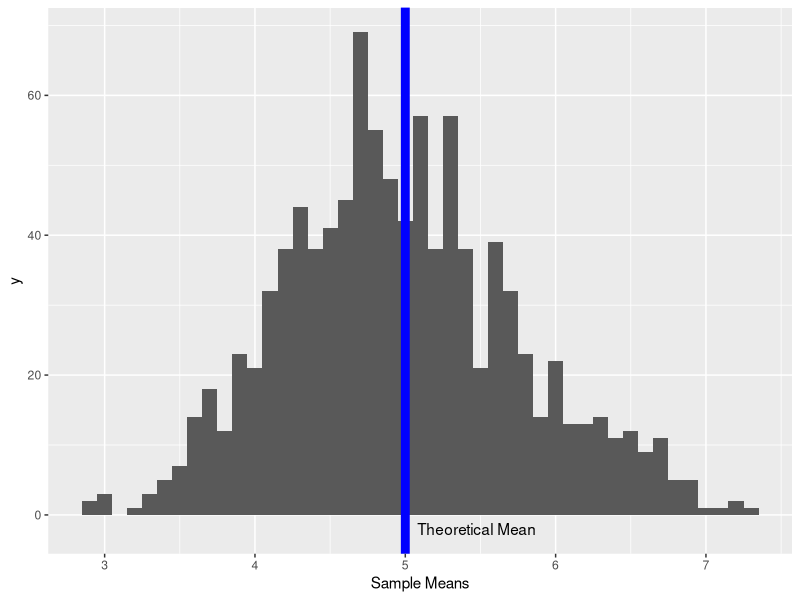
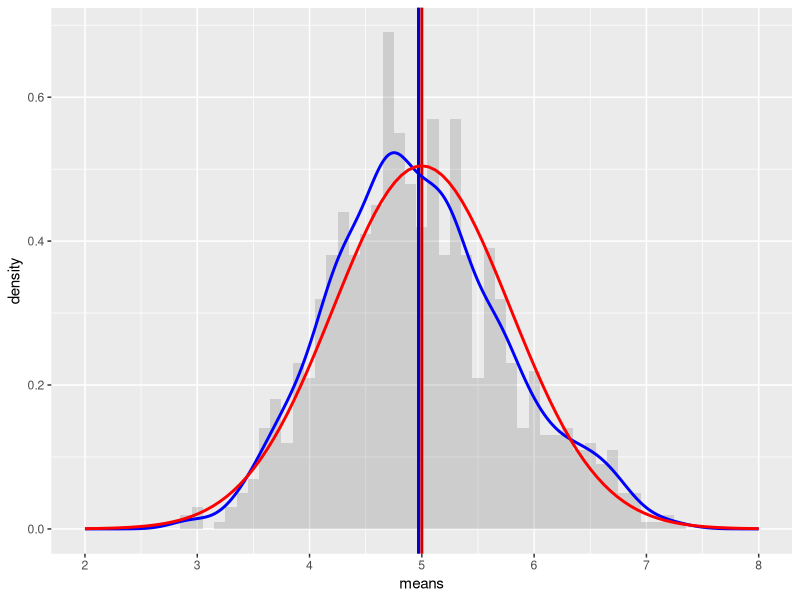

These charts were generated, in order, by the following R code:
## ---- chunk 1
knitr::opts_chunk$set(echo = TRUE)
library(ggplot2)
set.seed(19730509)
## ---- chunk 2
lambda <- 0.2
vals <- 40
n <- 1000
distr <- matrix(data = rexp(vals * n, lambda), nrow = n)
distr_means <- data.frame(means = apply(distr, 1, mean))
## ---- chunk 3
# plot the means
g <- ggplot(data = distr_means) + 
  geom_histogram(binwidth=0.1, mapping = aes(x=means), size=1) +   
  scale_x_continuous(breaks=round(seq(min(distr_means$means), max(distr_means$means), by=1))) + 
  labs(x = "Sample Means")
## ---- chunk 4
t_mu <- 1 / lambda
s_mu <- mean(distr_means$means)
print(paste(s_mu, "vs.", t_mu))
## ---- chunk 5
g + geom_vline(xintercept = t_mu, colour = "blue", size = 3) +
  annotate("text", x = t_mu, y=-2, hjust = -0.1, label = "Theoretical Mean")
## ---- chunk 6
t_sd <- 1 / lambda / sqrt(vals)
s_sd <- sd(distr_means$means)
t_var <- t_sd ^ 2
s_var <- s_sd ^ 2
paste("Sample vs. Theoretical standard deviation is", s_sd, "vs.", t_sd)
paste("Sample vs. Theoretical standard variance is", s_var, "vs.", t_var)
## ---- chunk 7
# plot the means
ggplot(data = distr_means, aes(x = means)) + 
  geom_histogram(binwidth=0.1, aes(y=..density..), alpha=0.2) + 
  geom_vline(xintercept = t_mu, size=1, colour="#CC0000") + 
  geom_density(colour="blue", size=1) +
  geom_vline(xintercept = s_mu, size=1, colour="#0000CC") + 
  scale_x_continuous(breaks=seq(t_mu-3,t_mu+3,1), limits=c(t_mu-3,t_mu+3)) + 
  stat_function(fun = dnorm, args = list(mean = t_mu , sd = t_sd), colour = "red", size=1)
